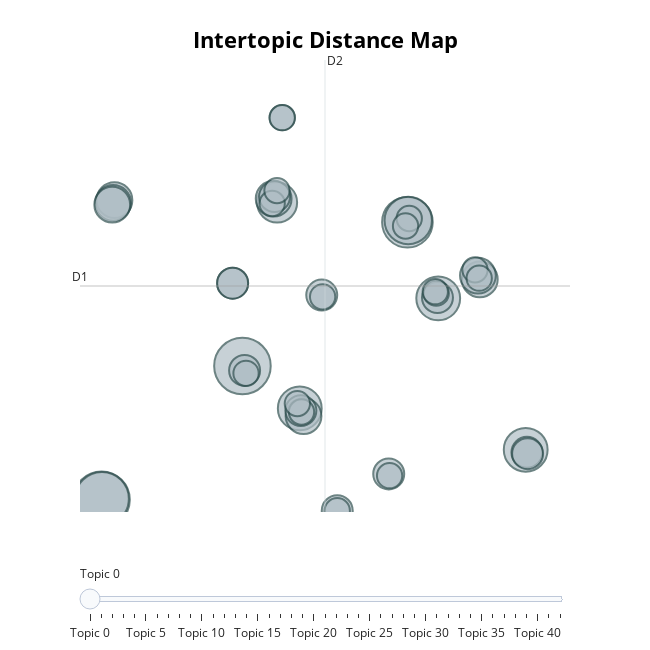

Write notebook code for a chart like this one.
### Code cell
topic_model.visualize_topics()

### Figure 1 — Plotly figure (JSON) as saved in the notebook; plotly's stock layout.template omitted (floating-point values rounded to 4 significant figures; data arrays with more than 128 entries replaced by an {"elided": "..."} marker saying what was removed)
{"data": [{"customdata": {"elided": "43x3 mixed values"}, "hovertemplate": "<b>Topic %{customdata[0]}</b><br>%{customdata[1]}<br>Size: %{customdata[2]}", "legendgroup": "", "marker": {"color": "#B0BEC5", "line": {"color": "DarkSlateGrey", "width": 2}, "size": [10, 10, 9, 8, 7, 6, 6, 6, 5, 4, 4, 4, 4, 4, 4, 4, 3, 3, 3, 3, 3, 3, 3, 3, 3, 3, 3, 2, 2, 2, 2, 2, 2, 2, 2, 2, 2, 2, 2, 2, 2, 2, 2], "sizemode": "area", "sizeref": 0.00625, "symbol": "circle"}, "mode": "markers", "name": "", "orientation": "v", "showlegend": false, "type": "scatter", "x": [-13.88, -0.2522, -13.84, 15.71, 15.79, 27.15, 5.294, 18.69, 3.103, -12.63, -12.76, 22.71, -12.85, 5.659, 22.53, 2.769, -0.04266, 18.62, -1.201, 27.27, 27.34, 7.421, 8.92, 2.858, -1.201, 5.401, 13.9, 22.25, 18.5, 5.463, 8.92, 7.504, 15.88, 0.09501, 18.4, 5.061, 15.53, 2.623, 3.597, 3.091, 22.65, 3.596, 13.98], "xaxis": "x", "y": [0.1196, 6.51, 0.1655, 13.38, 13.46, 2.505, 4.485, 9.744, 14.32, 14.44, 14.31, 10.65, 14.22, 4.12, 10.83, 14.51, 6.299, 9.78, 10.47, 2.386, 2.32, 9.901, -0.4061, 14.61, 10.47, 4.378, 1.351, 11.11, 9.993, 4.312, -0.4063, 9.819, 13.56, 6.162, 10.06, 4.717, 13.2, 14.28, 18.38, 14.89, 10.71, 18.38, 1.268], "yaxis": "y"}], "layout": {"annotations": [{"showarrow": false, "text": "D1", "x": -15.97, "y": 10.33, "yshift": 10}, {"showarrow": false, "text": "D2", "x": 7.735, "xshift": 10, "y": 21.14}], "height": 650, "hoverlabel": {"bgcolor": "white", "font": {"family": "Rockwell", "size": 16}}, "legend": {"itemsizing": "constant", "tracegroupgap": 0}, "margin": {"t": 60}, "shapes": [{"line": {"color": "#CFD8DC", "width": 2}, "type": "line", "x0": 7.735, "x1": 7.735, "y0": -0.4672, "y1": 21.14}, {"line": {"color": "#9E9E9E", "width": 2}, "type": "line", "x0": -15.97, "x1": 31.44, "y0": 10.33, "y1": 10.33}], "sliders": [{"active": 0, "pad": {"t": 50}, "steps": [{"args": [{"marker.color": [["red", "#B0BEC5", "#B0BEC5", "#B0BEC5", "#B0BEC5", "#B0BEC5", "#B0BEC5", "#B0BEC5", "#B0BEC5", "#B0BEC5", "#B0BEC5", "#B0BEC5", "#B0BEC5", "#B0BEC5", "#B0BEC5", "#B0BEC5", "#B0BEC5", "#B0BEC5", "#B0BEC5", "#B0BEC5", "#B0BEC5", "#B0BEC5", "#B0BEC5", "#B0BEC5", "#B0BEC5", "#B0BEC5", "#B0BEC5", "#B0BEC5", "#B0BEC5", "#B0BEC5", "#B0BEC5", "#B0BEC5", "#B0BEC5", "#B0BEC5", "#B0BEC5", "#B0BEC5", "#B0BEC5", "#B0BEC5", "#B0BEC5", "#B0BEC5", "#B0BEC5", "#B0BEC5", "#B0BEC5"]]}], "label": "Topic 0", "method": "update"}, {"args": [{"marker.color": [["#B0BEC5", "red", "#B0BEC5", "#B0BEC5", "#B0BEC5", "#B0BEC5", "#B0BEC5", "#B0BEC5", "#B0BEC5", "#B0BEC5", "#B0BEC5", "#B0BEC5", "#B0BEC5", "#B0BEC5", "#B0BEC5", "#B0BEC5", "#B0BEC5", "#B0BEC5", "#B0BEC5", "#B0BEC5", "#B0BEC5", "#B0BEC5", "#B0BEC5", "#B0BEC5", "#B0BEC5", "#B0BEC5", "#B0BEC5", "#B0BEC5", "#B0BEC5", "#B0BEC5", "#B0BEC5", "#B0BEC5", "#B0BEC5", "#B0BEC5", "#B0BEC5", "#B0BEC5", "#B0BEC5", "#B0BEC5", "#B0BEC5", "#B0BEC5", "#B0BEC5", "#B0BEC5", "#B0BEC5"]]}], "label": "Topic 1", "method": "update"}, {"args": [{"marker.color": [["#B0BEC5", "#B0BEC5", "red", "#B0BEC5", "#B0BEC5", "#B0BEC5", "#B0BEC5", "#B0BEC5", "#B0BEC5", "#B0BEC5", "#B0BEC5", "#B0BEC5", "#B0BEC5", "#B0BEC5", "#B0BEC5", "#B0BEC5", "#B0BEC5", "#B0BEC5", "#B0BEC5", "#B0BEC5", "#B0BEC5", "#B0BEC5", "#B0BEC5", "#B0BEC5", "#B0BEC5", "#B0BEC5", "#B0BEC5", "#B0BEC5", "#B0BEC5", "#B0BEC5", "#B0BEC5", "#B0BEC5", "#B0BEC5", "#B0BEC5", "#B0BEC5", "#B0BEC5", "#B0BEC5", "#B0BEC5", "#B0BEC5", "#B0BEC5", "#B0BEC5", "#B0BEC5", "#B0BEC5"]]}], "label": "Topic 2", "method": "update"}, {"args": [{"marker.color": [["#B0BEC5", "#B0BEC5", "#B0BEC5", "red", "#B0BEC5", "#B0BEC5", "#B0BEC5", "#B0BEC5", "#B0BEC5", "#B0BEC5", "#B0BEC5", "#B0BEC5", "#B0BEC5", "#B0BEC5", "#B0BEC5", "#B0BEC5", "#B0BEC5", "#B0BEC5", "#B0BEC5", "#B0BEC5", "#B0BEC5", "#B0BEC5", "#B0BEC5", "#B0BEC5", "#B0BEC5", "#B0BEC5", "#B0BEC5", "#B0BEC5", "#B0BEC5", "#B0BEC5", "#B0BEC5", "#B0BEC5", "#B0BEC5", "#B0BEC5", "#B0BEC5", "#B0BEC5", "#B0BEC5", "#B0BEC5", "#B0BEC5", "#B0BEC5", "#B0BEC5", "#B0BEC5", "#B0BEC5"]]}], "label": "Topic 3", "method": "update"}, {"args": [{"marker.color": [["#B0BEC5", "#B0BEC5", "#B0BEC5", "#B0BEC5", "red", "#B0BEC5", "#B0BEC5", "#B0BEC5", "#B0BEC5", "#B0BEC5", "#B0BEC5", "#B0BEC5", "#B0BEC5", "#B0BEC5", "#B0BEC5", "#B0BEC5", "#B0BEC5", "#B0BEC5", "#B0BEC5", "#B0BEC5", "#B0BEC5", "#B0BEC5", "#B0BEC5", "#B0BEC5", "#B0BEC5", "#B0BEC5", "#B0BEC5", "#B0BEC5", "#B0BEC5", "#B0BEC5", "#B0BEC5", "#B0BEC5", "#B0BEC5", "#B0BEC5", "#B0BEC5", "#B0BEC5", "#B0BEC5", "#B0BEC5", "#B0BEC5", "#B0BEC5", "#B0BEC5", "#B0BEC5", "#B0BEC5"]]}], "label": "Topic 4", "method": "update"}, {"args": [{"marker.color": [["#B0BEC5", "#B0BEC5", "#B0BEC5", "#B0BEC5", "#B0BEC5", "red", "#B0BEC5", "#B0BEC5", "#B0BEC5", "#B0BEC5", "#B0BEC5", "#B0BEC5", "#B0BEC5", "#B0BEC5", "#B0BEC5", "#B0BEC5", "#B0BEC5", "#B0BEC5", "#B0BEC5", "#B0BEC5", "#B0BEC5", "#B0BEC5", "#B0BEC5", "#B0BEC5", "#B0BEC5", "#B0BEC5", "#B0BEC5", "#B0BEC5", "#B0BEC5", "#B0BEC5", "#B0BEC5", "#B0BEC5", "#B0BEC5", "#B0BEC5", "#B0BEC5", "#B0BEC5", "#B0BEC5", "#B0BEC5", "#B0BEC5", "#B0BEC5", "#B0BEC5", "#B0BEC5", "#B0BEC5"]]}], "label": "Topic 5", "method": "update"}, {"args": [{"marker.color": [["#B0BEC5", "#B0BEC5", "#B0BEC5", "#B0BEC5", "#B0BEC5", "#B0BEC5", "red", "#B0BEC5", "#B0BEC5", "#B0BEC5", "#B0BEC5", "#B0BEC5", "#B0BEC5", "#B0BEC5", "#B0BEC5", "#B0BEC5", "#B0BEC5", "#B0BEC5", "#B0BEC5", "#B0BEC5", "#B0BEC5", "#B0BEC5", "#B0BEC5", "#B0BEC5", "#B0BEC5", "#B0BEC5", "#B0BEC5", "#B0BEC5", "#B0BEC5", "#B0BEC5", "#B0BEC5", "#B0BEC5", "#B0BEC5", "#B0BEC5", "#B0BEC5", "#B0BEC5", "#B0BEC5", "#B0BEC5", "#B0BEC5", "#B0BEC5", "#B0BEC5", "#B0BEC5", "#B0BEC5"]]}], "label": "Topic 6", "method": "update"}, {"args": [{"marker.color": [["#B0BEC5", "#B0BEC5", "#B0BEC5", "#B0BEC5", "#B0BEC5", "#B0BEC5", "#B0BEC5", "red", "#B0BEC5", "#B0BEC5", "#B0BEC5", "#B0BEC5", "#B0BEC5", "#B0BEC5", "#B0BEC5", "#B0BEC5", "#B0BEC5", "#B0BEC5", "#B0BEC5", "#B0BEC5", "#B0BEC5", "#B0BEC5", "#B0BEC5", "#B0BEC5", "#B0BEC5", "#B0BEC5", "#B0BEC5", "#B0BEC5", "#B0BEC5", "#B0BEC5", "#B0BEC5", "#B0BEC5", "#B0BEC5", "#B0BEC5", "#B0BEC5", "#B0BEC5", "#B0BEC5", "#B0BEC5", "#B0BEC5", "#B0BEC5", "#B0BEC5", "#B0BEC5", "#B0BEC5"]]}], "label": "Topic 7", "method": "update"}, {"args": [{"marker.color": [["#B0BEC5", "#B0BEC5", "#B0BEC5", "#B0BEC5", "#B0BEC5", "#B0BEC5", "#B0BEC5", "#B0BEC5", "red", "#B0BEC5", "#B0BEC5", "#B0BEC5", "#B0BEC5", "#B0BEC5", "#B0BEC5", "#B0BEC5", "#B0BEC5", "#B0BEC5", "#B0BEC5", "#B0BEC5", "#B0BEC5", "#B0BEC5", "#B0BEC5", "#B0BEC5", "#B0BEC5", "#B0BEC5", "#B0BEC5", "#B0BEC5", "#B0BEC5", "#B0BEC5", "#B0BEC5", "#B0BEC5", "#B0BEC5", "#B0BEC5", "#B0BEC5", "#B0BEC5", "#B0BEC5", "#B0BEC5", "#B0BEC5", "#B0BEC5", "#B0BEC5", "#B0BEC5", "#B0BEC5"]]}], "label": "Topic 8", "method": "update"}, {"args": [{"marker.color": [["#B0BEC5", "#B0BEC5", "#B0BEC5", "#B0BEC5", "#B0BEC5", "#B0BEC5", "#B0BEC5", "#B0BEC5", "#B0BEC5", "red", "#B0BEC5", "#B0BEC5", "#B0BEC5", "#B0BEC5", "#B0BEC5", "#B0BEC5", "#B0BEC5", "#B0BEC5", "#B0BEC5", "#B0BEC5", "#B0BEC5", "#B0BEC5", "#B0BEC5", "#B0BEC5", "#B0BEC5", "#B0BEC5", "#B0BEC5", "#B0BEC5", "#B0BEC5", "#B0BEC5", "#B0BEC5", "#B0BEC5", "#B0BEC5", "#B0BEC5", "#B0BEC5", "#B0BEC5", "#B0BEC5", "#B0BEC5", "#B0BEC5", "#B0BEC5", "#B0BEC5", "#B0BEC5", "#B0BEC5"]]}], "label": "Topic 9", "method": "update"}, {"args": [{"marker.color": [["#B0BEC5", "#B0BEC5", "#B0BEC5", "#B0BEC5", "#B0BEC5", "#B0BEC5", "#B0BEC5", "#B0BEC5", "#B0BEC5", "#B0BEC5", "red", "#B0BEC5", "#B0BEC5", "#B0BEC5", "#B0BEC5", "#B0BEC5", "#B0BEC5", "#B0BEC5", "#B0BEC5", "#B0BEC5", "#B0BEC5", "#B0BEC5", "#B0BEC5", "#B0BEC5", "#B0BEC5", "#B0BEC5", "#B0BEC5", "#B0BEC5", "#B0BEC5", "#B0BEC5", "#B0BEC5", "#B0BEC5", "#B0BEC5", "#B0BEC5", "#B0BEC5", "#B0BEC5", "#B0BEC5", "#B0BEC5", "#B0BEC5", "#B0BEC5", "#B0BEC5", "#B0BEC5", "#B0BEC5"]]}], "label": "Topic 10", "method": "update"}, {"args": [{"marker.color": [["#B0BEC5", "#B0BEC5", "#B0BEC5", "#B0BEC5", "#B0BEC5", "#B0BEC5", "#B0BEC5", "#B0BEC5", "#B0BEC5", "#B0BEC5", "#B0BEC5", "red", "#B0BEC5", "#B0BEC5", "#B0BEC5", "#B0BEC5", "#B0BEC5", "#B0BEC5", "#B0BEC5", "#B0BEC5", "#B0BEC5", "#B0BEC5", "#B0BEC5", "#B0BEC5", "#B0BEC5", "#B0BEC5", "#B0BEC5", "#B0BEC5", "#B0BEC5", "#B0BEC5", "#B0BEC5", "#B0BEC5", "#B0BEC5", "#B0BEC5", "#B0BEC5", "#B0BEC5", "#B0BEC5", "#B0BEC5", "#B0BEC5", "#B0BEC5", "#B0BEC5", "#B0BEC5", "#B0BEC5"]]}], "label": "Topic 11", "method": "update"}, {"args": [{"marker.color": [["#B0BEC5", "#B0BEC5", "#B0BEC5", "#B0BEC5", "#B0BEC5", "#B0BEC5", "#B0BEC5", "#B0BEC5", "#B0BEC5", "#B0BEC5", "#B0BEC5", "#B0BEC5", "red", "#B0BEC5", "#B0BEC5", "#B0BEC5", "#B0BEC5", "#B0BEC5", "#B0BEC5", "#B0BEC5", "#B0BEC5", "#B0BEC5", "#B0BEC5", "#B0BEC5", "#B0BEC5", "#B0BEC5", "#B0BEC5", "#B0BEC5", "#B0BEC5", "#B0BEC5", "#B0BEC5", "#B0BEC5", "#B0BEC5", "#B0BEC5", "#B0BEC5", "#B0BEC5", "#B0BEC5", "#B0BEC5", "#B0BEC5", "#B0BEC5", "#B0BEC5", "#B0BEC5", "#B0BEC5"]]}], "label": "Topic 12", "method": "update"}, {"args": [{"marker.color": [["#B0BEC5", "#B0BEC5", "#B0BEC5", "#B0BEC5", "#B0BEC5", "#B0BEC5", "#B0BEC5", "#B0BEC5", "#B0BEC5", "#B0BEC5", "#B0BEC5", "#B0BEC5", "#B0BEC5", "red", "#B0BEC5", "#B0BEC5", "#B0BEC5", "#B0BEC5", "#B0BEC5", "#B0BEC5", "#B0BEC5", "#B0BEC5", "#B0BEC5", "#B0BEC5", "#B0BEC5", "#B0BEC5", "#B0BEC5", "#B0BEC5", "#B0BEC5", "#B0BEC5", "#B0BEC5", "#B0BEC5", "#B0BEC5", "#B0BEC5", "#B0BEC5", "#B0BEC5", "#B0BEC5", "#B0BEC5", "#B0BEC5", "#B0BEC5", "#B0BEC5", "#B0BEC5", "#B0BEC5"]]}], "label": "Topic 13", "method": "update"}, {"args": [{"marker.color": [["#B0BEC5", "#B0BEC5", "#B0BEC5", "#B0BEC5", "#B0BEC5", "#B0BEC5", "#B0BEC5", "#B0BEC5", "#B0BEC5", "#B0BEC5", "#B0BEC5", "#B0BEC5", "#B0BEC5", "#B0BEC5", "red", "#B0BEC5", "#B0BEC5", "#B0BEC5", "#B0BEC5", "#B0BEC5", "#B0BEC5", "#B0BEC5", "#B0BEC5", "#B0BEC5", "#B0BEC5", "#B0BEC5", "#B0BEC5", "#B0BEC5", "#B0BEC5", "#B0BEC5", "#B0BEC5", "#B0BEC5", "#B0BEC5", "#B0BEC5", "#B0BEC5", "#B0BEC5", "#B0BEC5", "#B0BEC5", "#B0BEC5", "#B0BEC5", "#B0BEC5", "#B0BEC5", "#B0BEC5"]]}], "label": "Topic 14", "method": "update"}, {"args": [{"marker.color": [["#B0BEC5", "#B0BEC5", "#B0BEC5", "#B0BEC5", "#B0BEC5", "#B0BEC5", "#B0BEC5", "#B0BEC5", "#B0BEC5", "#B0BEC5", "#B0BEC5", "#B0BEC5", "#B0BEC5", "#B0BEC5", "#B0BEC5", "red", "#B0BEC5", "#B0BEC5", "#B0BEC5", "#B0BEC5", "#B0BEC5", "#B0BEC5", "#B0BEC5", "#B0BEC5", "#B0BEC5", "#B0BEC5", "#B0BEC5", "#B0BEC5", "#B0BEC5", "#B0BEC5", "#B0BEC5", "#B0BEC5", "#B0BEC5", "#B0BEC5", "#B0BEC5", "#B0BEC5", "#B0BEC5", "#B0BEC5", "#B0BEC5", "#B0BEC5", "#B0BEC5", "#B0BEC5", "#B0BEC5"]]}], "label": "Topic 15", "method": "update"}, {"args": [{"marker.color": [["#B0BEC5", "#B0BEC5", "#B0BEC5", "#B0BEC5", "#B0BEC5", "#B0BEC5", "#B0BEC5", "#B0BEC5", "#B0BEC5", "#B0BEC5", "#B0BEC5", "#B0BEC5", "#B0BEC5", "#B0BEC5", "#B0BEC5", "#B0BEC5", "red", "#B0BEC5", "#B0BEC5", "#B0BEC5", "#B0BEC5", "#B0BEC5", "#B0BEC5", "#B0BEC5", "#B0BEC5", "#B0BEC5", "#B0BEC5", "#B0BEC5", "#B0BEC5", "#B0BEC5", "#B0BEC5", "#B0BEC5", "#B0BEC5", "#B0BEC5", "#B0BEC5", "#B0BEC5", "#B0BEC5", "#B0BEC5", "#B0BEC5", "#B0BEC5", "#B0BEC5", "#B0BEC5", "#B0BEC5"]]}], "label": "Topic 16", "method": "update"}, {"args": [{"marker.color": [["#B0BEC5", "#B0BEC5", "#B0BEC5", "#B0BEC5", "#B0BEC5", "#B0BEC5", "#B0BEC5", "#B0BEC5", "#B0BEC5", "#B0BEC5", "#B0BEC5", "#B0BEC5", "#B0BEC5", "#B0BEC5", "#B0BEC5", "#B0BEC5", "#B0BEC5", "red", "#B0BEC5", "#B0BEC5", "#B0BEC5", "#B0BEC5", "#B0BEC5", "#B0BEC5", "#B0BEC5", "#B0BEC5", "#B0BEC5", "#B0BEC5", "#B0BEC5", "#B0BEC5", "#B0BEC5", "#B0BEC5", "#B0BEC5", "#B0BEC5", "#B0BEC5", "#B0BEC5", "#B0BEC5", "#B0BEC5", "#B0BEC5", "#B0BEC5", "#B0BEC5", "#B0BEC5", "#B0BEC5"]]}], "label": "Topic 17", "method": "update"}, {"args": [{"marker.color": [["#B0BEC5", "#B0BEC5", "#B0BEC5", "#B0BEC5", "#B0BEC5", "#B0BEC5", "#B0BEC5", "#B0BEC5", "#B0BEC5", "#B0BEC5", "#B0BEC5", "#B0BEC5", "#B0BEC5", "#B0BEC5", "#B0BEC5", "#B0BEC5", "#B0BEC5", "#B0BEC5", "red", "#B0BEC5", "#B0BEC5", "#B0BEC5", "#B0BEC5", "#B0BEC5", "#B0BEC5", "#B0BEC5", "#B0BEC5", "#B0BEC5", "#B0BEC5", "#B0BEC5", "#B0BEC5", "#B0BEC5", "#B0BEC5", "#B0BEC5", "#B0BEC5", "#B0BEC5", "#B0BEC5", "#B0BEC5", "#B0BEC5", "#B0BEC5", "#B0BEC5", "#B0BEC5", "#B0BEC5"]]}], "label": "Topic 18", "method": "update"}, {"args": [{"marker.color": [["#B0BEC5", "#B0BEC5", "#B0BEC5", "#B0BEC5", "#B0BEC5", "#B0BEC5", "#B0BEC5", "#B0BEC5", "#B0BEC5", "#B0BEC5", "#B0BEC5", "#B0BEC5", "#B0BEC5", "#B0BEC5", "#B0BEC5", "#B0BEC5", "#B0BEC5", "#B0BEC5", "#B0BEC5", "red", "#B0BEC5", "#B0BEC5", "#B0BEC5", "#B0BEC5", "#B0BEC5", "#B0BEC5", "#B0BEC5", "#B0BEC5", "#B0BEC5", "#B0BEC5", "#B0BEC5", "#B0BEC5", "#B0BEC5", "#B0BEC5", "#B0BEC5", "#B0BEC5", "#B0BEC5", "#B0BEC5", "#B0BEC5", "#B0BEC5", "#B0BEC5", "#B0BEC5", "#B0BEC5"]]}], "label": "Topic 19", "method": "update"}, {"args": [{"marker.color": [["#B0BEC5", "#B0BEC5", "#B0BEC5", "#B0BEC5", "#B0BEC5", "#B0BEC5", "#B0BEC5", "#B0BEC5", "#B0BEC5", "#B0BEC5", "#B0BEC5", "#B0BEC5", "#B0BEC5", "#B0BEC5", "#B0BEC5", "#B0BEC5", "#B0BEC5", "#B0BEC5", "#B0BEC5", "#B0BEC5", "red", "#B0BEC5", "#B0BEC5", "#B0BEC5", "#B0BEC5", "#B0BEC5", "#B0BEC5", "#B0BEC5", "#B0BEC5", "#B0BEC5", "#B0BEC5", "#B0BEC5", "#B0BEC5", "#B0BEC5", "#B0BEC5", "#B0BEC5", "#B0BEC5", "#B0BEC5", "#B0BEC5", "#B0BEC5", "#B0BEC5", "#B0BEC5", "#B0BEC5"]]}], "label": "Topic 20", "method": "update"}, {"args": [{"marker.color": [["#B0BEC5", "#B0BEC5", "#B0BEC5", "#B0BEC5", "#B0BEC5", "#B0BEC5", "#B0BEC5", "#B0BEC5", "#B0BEC5", "#B0BEC5", "#B0BEC5", "#B0BEC5", "#B0BEC5", "#B0BEC5", "#B0BEC5", "#B0BEC5", "#B0BEC5", "#B0BEC5", "#B0BEC5", "#B0BEC5", "#B0BEC5", "red", "#B0BEC5", "#B0BEC5", "#B0BEC5", "#B0BEC5", "#B0BEC5", "#B0BEC5", "#B0BEC5", "#B0BEC5", "#B0BEC5", "#B0BEC5", "#B0BEC5", "#B0BEC5", "#B0BEC5", "#B0BEC5", "#B0BEC5", "#B0BEC5", "#B0BEC5", "#B0BEC5", "#B0BEC5", "#B0BEC5", "#B0BEC5"]]}], "label": "Topic 21", "method": "update"}, {"args": [{"marker.color": [["#B0BEC5", "#B0BEC5", "#B0BEC5", "#B0BEC5", "#B0BEC5", "#B0BEC5", "#B0BEC5", "#B0BEC5", "#B0BEC5", "#B0BEC5", "#B0BEC5", "#B0BEC5", "#B0BEC5", "#B0BEC5", "#B0BEC5", "#B0BEC5", "#B0BEC5", "#B0BEC5", "#B0BEC5", "#B0BEC5", "#B0BEC5", "#B0BEC5", "red", "#B0BEC5", "#B0BEC5", "#B0BEC5", "#B0BEC5", "#B0BEC5", "#B0BEC5", "#B0BEC5", "#B0BEC5", "#B0BEC5", "#B0BEC5", "#B0BEC5", "#B0BEC5", "#B0BEC5", "#B0BEC5", "#B0BEC5", "#B0BEC5", "#B0BEC5", "#B0BEC5", "#B0BEC5", "#B0BEC5"]]}], "label": "Topic 22", "method": "update"}, {"args": [{"marker.color": [["#B0BEC5", "#B0BEC5", "#B0BEC5", "#B0BEC5", "#B0BEC5", "#B0BEC5", "#B0BEC5", "#B0BEC5", "#B0BEC5", "#B0BEC5", "#B0BEC5", "#B0BEC5", "#B0BEC5", "#B0BEC5", "#B0BEC5", "#B0BEC5", "#B0BEC5", "#B0BEC5", "#B0BEC5", "#B0BEC5", "#B0BEC5", "#B0BEC5", "#B0BEC5", "red", "#B0BEC5", "#B0BEC5", "#B0BEC5", "#B0BEC5", "#B0BEC5", "#B0BEC5", "#B0BEC5", "#B0BEC5", "#B0BEC5", "#B0BEC5", "#B0BEC5", "#B0BEC5", "#B0BEC5", "#B0BEC5", "#B0BEC5", "#B0BEC5", "#B0BEC5", "#B0BEC5", "#B0BEC5"]]}], "label": "Topic 23", "method": "update"}, {"args": [{"marker.color": [["#B0BEC5", "#B0BEC5", "#B0BEC5", "#B0BEC5", "#B0BEC5", "#B0BEC5", "#B0BEC5", "#B0BEC5", "#B0BEC5", "#B0BEC5", "#B0BEC5", "#B0BEC5", "#B0BEC5", "#B0BEC5", "#B0BEC5", "#B0BEC5", "#B0BEC5", "#B0BEC5", "#B0BEC5", "#B0BEC5", "#B0BEC5", "#B0BEC5", "#B0BEC5", "#B0BEC5", "red", "#B0BEC5", "#B0BEC5", "#B0BEC5", "#B0BEC5", "#B0BEC5", "#B0BEC5", "#B0BEC5", "#B0BEC5", "#B0BEC5", "#B0BEC5", "#B0BEC5", "#B0BEC5", "#B0BEC5", "#B0BEC5", "#B0BEC5", "#B0BEC5", "#B0BEC5", "#B0BEC5"]]}], "label": "Topic 24", "method": "update"}, {"args": [{"marker.color": [["#B0BEC5", "#B0BEC5", "#B0BEC5", "#B0BEC5", "#B0BEC5", "#B0BEC5", "#B0BEC5", "#B0BEC5", "#B0BEC5", "#B0BEC5", "#B0BEC5", "#B0BEC5", "#B0BEC5", "#B0BEC5", "#B0BEC5", "#B0BEC5", "#B0BEC5", "#B0BEC5", "#B0BEC5", "#B0BEC5", "#B0BEC5", "#B0BEC5", "#B0BEC5", "#B0BEC5", "#B0BEC5", "red", "#B0BEC5", "#B0BEC5", "#B0BEC5", "#B0BEC5", "#B0BEC5", "#B0BEC5", "#B0BEC5", "#B0BEC5", "#B0BEC5", "#B0BEC5", "#B0BEC5", "#B0BEC5", "#B0BEC5", "#B0BEC5", "#B0BEC5", "#B0BEC5", "#B0BEC5"]]}], "label": "Topic 25", "method": "update"}, {"args": [{"marker.color": [["#B0BEC5", "#B0BEC5", "#B0BEC5", "#B0BEC5", "#B0BEC5", "#B0BEC5", "#B0BEC5", "#B0BEC5", "#B0BEC5", "#B0BEC5", "#B0BEC5", "#B0BEC5", "#B0BEC5", "#B0BEC5", "#B0BEC5", "#B0BEC5", "#B0BEC5", "#B0BEC5", "#B0BEC5", "#B0BEC5", "#B0BEC5", "#B0BEC5", "#B0BEC5", "#B0BEC5", "#B0BEC5", "#B0BEC5", "red", "#B0BEC5", "#B0BEC5", "#B0BEC5", "#B0BEC5", "#B0BEC5", "#B0BEC5", "#B0BEC5", "#B0BEC5", "#B0BEC5", "#B0BEC5", "#B0BEC5", "#B0BEC5", "#B0BEC5", "#B0BEC5", "#B0BEC5", "#B0BEC5"]]}], "label": "Topic 26", "method": "update"}, {"args": [{"marker.color": [["#B0BEC5", "#B0BEC5", "#B0BEC5", "#B0BEC5", "#B0BEC5", "#B0BEC5", "#B0BEC5", "#B0BEC5", "#B0BEC5", "#B0BEC5", "#B0BEC5", "#B0BEC5", "#B0BEC5", "#B0BEC5", "#B0BEC5", "#B0BEC5", "#B0BEC5", "#B0BEC5", "#B0BEC5", "#B0BEC5", "#B0BEC5", "#B0BEC5", "#B0BEC5", "#B0BEC5", "#B0BEC5", "#B0BEC5", "#B0BEC5", "red", "#B0BEC5", "#B0BEC5", "#B0BEC5", "#B0BEC5", "#B0BEC5", "#B0BEC5", "#B0BEC5", "#B0BEC5", "#B0BEC5", "#B0BEC5", "#B0BEC5", "#B0BEC5", "#B0BEC5", "#B0BEC5", "#B0BEC5"]]}], "label": "Topic 27", "method": "update"}, {"args": [{"marker.color": [["#B0BEC5", "#B0BEC5", "#B0BEC5", "#B0BEC5", "#B0BEC5", "#B0BEC5", "#B0BEC5", "#B0BEC5", "#B0BEC5", "#B0BEC5", "#B0BEC5", "#B0BEC5", "#B0BEC5", "#B0BEC5", "#B0BEC5", "#B0BEC5", "#B0BEC5", "#B0BEC5", "#B0BEC5", "#B0BEC5", "#B0BEC5", "#B0BEC5", "#B0BEC5", "#B0BEC5", "#B0BEC5", "#B0BEC5", "#B0BEC5", "#B0BEC5", "red", "#B0BEC5", "#B0BEC5", "#B0BEC5", "#B0BEC5", "#B0BEC5", "#B0BEC5", "#B0BEC5", "#B0BEC5", "#B0BEC5", "#B0BEC5", "#B0BEC5", "#B0BEC5", "#B0BEC5", "#B0BEC5"]]}], "label": "Topic 28", "method": "update"}, {"args": [{"marker.color": [["#B0BEC5", "#B0BEC5", "#B0BEC5", "#B0BEC5", "#B0BEC5", "#B0BEC5", "#B0BEC5", "#B0BEC5", "#B0BEC5", "#B0BEC5", "#B0BEC5", "#B0BEC5", "#B0BEC5", "#B0BEC5", "#B0BEC5", "#B0BEC5", "#B0BEC5", "#B0BEC5", "#B0BEC5", "#B0BEC5", "#B0BEC5", "#B0BEC5", "#B0BEC5", "#B0BEC5", "#B0BEC5", "#B0BEC5", "#B0BEC5", "#B0BEC5", "#B0BEC5", "red", "#B0BEC5", "#B0BEC5", "#B0BEC5", "#B0BEC5", "#B0BEC5", "#B0BEC5", "#B0BEC5", "#B0BEC5", "#B0BEC5", "#B0BEC5", "#B0BEC5", "#B0BEC5", "#B0BEC5"]]}], "label": "Topic 29", "method": "update"}, {"args": [{"marker.color": [["#B0BEC5", "#B0BEC5", "#B0BEC5", "#B0BEC5", "#B0BEC5", "#B0BEC5", "#B0BEC5", "#B0BEC5", "#B0BEC5", "#B0BEC5", "#B0BEC5", "#B0BEC5", "#B0BEC5", "#B0BEC5", "#B0BEC5", "#B0BEC5", "#B0BEC5", "#B0BEC5", "#B0BEC5", "#B0BEC5", "#B0BEC5", "#B0BEC5", "#B0BEC5", "#B0BEC5", "#B0BEC5", "#B0BEC5", "#B0BEC5", "#B0BEC5", "#B0BEC5", "#B0BEC5", "red", "#B0BEC5", "#B0BEC5", "#B0BEC5", "#B0BEC5", "#B0BEC5", "#B0BEC5", "#B0BEC5", "#B0BEC5", "#B0BEC5", "#B0BEC5", "#B0BEC5", "#B0BEC5"]]}], "label": "Topic 30", "method": "update"}, {"args": [{"marker.color": [["#B0BEC5", "#B0BEC5", "#B0BEC5", "#B0BEC5", "#B0BEC5", "#B0BEC5", "#B0BEC5", "#B0BEC5", "#B0BEC5", "#B0BEC5", "#B0BEC5", "#B0BEC5", "#B0BEC5", "#B0BEC5", "#B0BEC5", "#B0BEC5", "#B0BEC5", "#B0BEC5", "#B0BEC5", "#B0BEC5", "#B0BEC5", "#B0BEC5", "#B0BEC5", "#B0BEC5", "#B0BEC5", "#B0BEC5", "#B0BEC5", "#B0BEC5", "#B0BEC5", "#B0BEC5", "#B0BEC5", "red", "#B0BEC5", "#B0BEC5", "#B0BEC5", "#B0BEC5", "#B0BEC5", "#B0BEC5", "#B0BEC5", "#B0BEC5", "#B0BEC5", "#B0BEC5", "#B0BEC5"]]}], "label": "Topic 31", "method": "update"}, {"args": [{"marker.color": [["#B0BEC5", "#B0BEC5", "#B0BEC5", "#B0BEC5", "#B0BEC5", "#B0BEC5", "#B0BEC5", "#B0BEC5", "#B0BEC5", "#B0BEC5", "#B0BEC5", "#B0BEC5", "#B0BEC5", "#B0BEC5", "#B0BEC5", "#B0BEC5", "#B0BEC5", "#B0BEC5", "#B0BEC5", "#B0BEC5", "#B0BEC5", "#B0BEC5", "#B0BEC5", "#B0BEC5", "#B0BEC5", "#B0BEC5", "#B0BEC5", "#B0BEC5", "#B0BEC5", "#B0BEC5", "#B0BEC5", "#B0BEC5", "red", "#B0BEC5", "#B0BEC5", "#B0BEC5", "#B0BEC5", "#B0BEC5", "#B0BEC5", "#B0BEC5", "#B0BEC5", "#B0BEC5", "#B0BEC5"]]}], "label": "Topic 32", "method": "update"}, {"args": [{"marker.color": [["#B0BEC5", "#B0BEC5", "#B0BEC5", "#B0BEC5", "#B0BEC5", "#B0BEC5", "#B0BEC5", "#B0BEC5", "#B0BEC5", "#B0BEC5", "#B0BEC5", "#B0BEC5", "#B0BEC5", "#B0BEC5", "#B0BEC5", "#B0BEC5", "#B0BEC5", "#B0BEC5", "#B0BEC5", "#B0BEC5", "#B0BEC5", "#B0BEC5", "#B0BEC5", "#B0BEC5", "#B0BEC5", "#B0BEC5", "#B0BEC5", "#B0BEC5", "#B0BEC5", "#B0BEC5", "#B0BEC5", "#B0BEC5", "#B0BEC5", "red", "#B0BEC5", "#B0BEC5", "#B0BEC5", "#B0BEC5", "#B0BEC5", "#B0BEC5", "#B0BEC5", "#B0BEC5", "#B0BEC5"]]}], "label": "Topic 33", "method": "update"}, {"args": [{"marker.color": [["#B0BEC5", "#B0BEC5", "#B0BEC5", "#B0BEC5", "#B0BEC5", "#B0BEC5", "#B0BEC5", "#B0BEC5", "#B0BEC5", "#B0BEC5", "#B0BEC5", "#B0BEC5", "#B0BEC5", "#B0BEC5", "#B0BEC5", "#B0BEC5", "#B0BEC5", "#B0BEC5", "#B0BEC5", "#B0BEC5", "#B0BEC5", "#B0BEC5", "#B0BEC5", "#B0BEC5", "#B0BEC5", "#B0BEC5", "#B0BEC5", "#B0BEC5", "#B0BEC5", "#B0BEC5", "#B0BEC5", "#B0BEC5", "#B0BEC5", "#B0BEC5", "red", "#B0BEC5", "#B0BEC5", "#B0BEC5", "#B0BEC5", "#B0BEC5", "#B0BEC5", "#B0BEC5", "#B0BEC5"]]}], "label": "Topic 34", "method": "update"}, {"args": [{"marker.color": [["#B0BEC5", "#B0BEC5", "#B0BEC5", "#B0BEC5", "#B0BEC5", "#B0BEC5", "#B0BEC5", "#B0BEC5", "#B0BEC5", "#B0BEC5", "#B0BEC5", "#B0BEC5", "#B0BEC5", "#B0BEC5", "#B0BEC5", "#B0BEC5", "#B0BEC5", "#B0BEC5", "#B0BEC5", "#B0BEC5", "#B0BEC5", "#B0BEC5", "#B0BEC5", "#B0BEC5", "#B0BEC5", "#B0BEC5", "#B0BEC5", "#B0BEC5", "#B0BEC5", "#B0BEC5", "#B0BEC5", "#B0BEC5", "#B0BEC5", "#B0BEC5", "#B0BEC5", "red", "#B0BEC5", "#B0BEC5", "#B0BEC5", "#B0BEC5", "#B0BEC5", "#B0BEC5", "#B0BEC5"]]}], "label": "Topic 35", "method": "update"}, {"args": [{"marker.color": [["#B0BEC5", "#B0BEC5", "#B0BEC5", "#B0BEC5", "#B0BEC5", "#B0BEC5", "#B0BEC5", "#B0BEC5", "#B0BEC5", "#B0BEC5", "#B0BEC5", "#B0BEC5", "#B0BEC5", "#B0BEC5", "#B0BEC5", "#B0BEC5", "#B0BEC5", "#B0BEC5", "#B0BEC5", "#B0BEC5", "#B0BEC5", "#B0BEC5", "#B0BEC5", "#B0BEC5", "#B0BEC5", "#B0BEC5", "#B0BEC5", "#B0BEC5", "#B0BEC5", "#B0BEC5", "#B0BEC5", "#B0BEC5", "#B0BEC5", "#B0BEC5", "#B0BEC5", "#B0BEC5", "red", "#B0BEC5", "#B0BEC5", "#B0BEC5", "#B0BEC5", "#B0BEC5", "#B0BEC5"]]}], "label": "Topic 36", "method": "update"}, {"args": [{"marker.color": [["#B0BEC5", "#B0BEC5", "#B0BEC5", "#B0BEC5", "#B0BEC5", "#B0BEC5", "#B0BEC5", "#B0BEC5", "#B0BEC5", "#B0BEC5", "#B0BEC5", "#B0BEC5", "#B0BEC5", "#B0BEC5", "#B0BEC5", "#B0BEC5", "#B0BEC5", "#B0BEC5", "#B0BEC5", "#B0BEC5", "#B0BEC5", "#B0BEC5", "#B0BEC5", "#B0BEC5", "#B0BEC5", "#B0BEC5", "#B0BEC5", "#B0BEC5", "#B0BEC5", "#B0BEC5", "#B0BEC5", "#B0BEC5", "#B0BEC5", "#B0BEC5", "#B0BEC5", "#B0BEC5", "#B0BEC5", "red", "#B0BEC5", "#B0BEC5", "#B0BEC5", "#B0BEC5", "#B0BEC5"]]}], "label": "Topic 37", "method": "update"}, {"args": [{"marker.color": [["#B0BEC5", "#B0BEC5", "#B0BEC5", "#B0BEC5", "#B0BEC5", "#B0BEC5", "#B0BEC5", "#B0BEC5", "#B0BEC5", "#B0BEC5", "#B0BEC5", "#B0BEC5", "#B0BEC5", "#B0BEC5", "#B0BEC5", "#B0BEC5", "#B0BEC5", "#B0BEC5", "#B0BEC5", "#B0BEC5", "#B0BEC5", "#B0BEC5", "#B0BEC5", "#B0BEC5", "#B0BEC5", "#B0BEC5", "#B0BEC5", "#B0BEC5", "#B0BEC5", "#B0BEC5", "#B0BEC5", "#B0BEC5", "#B0BEC5", "#B0BEC5", "#B0BEC5", "#B0BEC5", "#B0BEC5", "#B0BEC5", "red", "#B0BEC5", "#B0BEC5", "#B0BEC5", "#B0BEC5"]]}], "label": "Topic 38", "method": "update"}, {"args": [{"marker.color": [["#B0BEC5", "#B0BEC5", "#B0BEC5", "#B0BEC5", "#B0BEC5", "#B0BEC5", "#B0BEC5", "#B0BEC5", "#B0BEC5", "#B0BEC5", "#B0BEC5", "#B0BEC5", "#B0BEC5", "#B0BEC5", "#B0BEC5", "#B0BEC5", "#B0BEC5", "#B0BEC5", "#B0BEC5", "#B0BEC5", "#B0BEC5", "#B0BEC5", "#B0BEC5", "#B0BEC5", "#B0BEC5", "#B0BEC5", "#B0BEC5", "#B0BEC5", "#B0BEC5", "#B0BEC5", "#B0BEC5", "#B0BEC5", "#B0BEC5", "#B0BEC5", "#B0BEC5", "#B0BEC5", "#B0BEC5", "#B0BEC5", "#B0BEC5", "red", "#B0BEC5", "#B0BEC5", "#B0BEC5"]]}], "label": "Topic 39", "method": "update"}, {"args": [{"marker.color": [["#B0BEC5", "#B0BEC5", "#B0BEC5", "#B0BEC5", "#B0BEC5", "#B0BEC5", "#B0BEC5", "#B0BEC5", "#B0BEC5", "#B0BEC5", "#B0BEC5", "#B0BEC5", "#B0BEC5", "#B0BEC5", "#B0BEC5", "#B0BEC5", "#B0BEC5", "#B0BEC5", "#B0BEC5", "#B0BEC5", "#B0BEC5", "#B0BEC5", "#B0BEC5", "#B0BEC5", "#B0BEC5", "#B0BEC5", "#B0BEC5", "#B0BEC5", "#B0BEC5", "#B0BEC5", "#B0BEC5", "#B0BEC5", "#B0BEC5", "#B0BEC5", "#B0BEC5", "#B0BEC5", "#B0BEC5", "#B0BEC5", "#B0BEC5", "#B0BEC5", "red", "#B0BEC5", "#B0BEC5"]]}], "label": "Topic 40", "method": "update"}, {"args": [{"marker.color": [["#B0BEC5", "#B0BEC5", "#B0BEC5", "#B0BEC5", "#B0BEC5", "#B0BEC5", "#B0BEC5", "#B0BEC5", "#B0BEC5", "#B0BEC5", "#B0BEC5", "#B0BEC5", "#B0BEC5", "#B0BEC5", "#B0BEC5", "#B0BEC5", "#B0BEC5", "#B0BEC5", "#B0BEC5", "#B0BEC5", "#B0BEC5", "#B0BEC5", "#B0BEC5", "#B0BEC5", "#B0BEC5", "#B0BEC5", "#B0BEC5", "#B0BEC5", "#B0BEC5", "#B0BEC5", "#B0BEC5", "#B0BEC5", "#B0BEC5", "#B0BEC5", "#B0BEC5", "#B0BEC5", "#B0BEC5", "#B0BEC5", "#B0BEC5", "#B0BEC5", "#B0BEC5", "red", "#B0BEC5"]]}], "label": "Topic 41", "method": "update"}, {"args": [{"marker.color": [["#B0BEC5", "#B0BEC5", "#B0BEC5", "#B0BEC5", "#B0BEC5", "#B0BEC5", "#B0BEC5", "#B0BEC5", "#B0BEC5", "#B0BEC5", "#B0BEC5", "#B0BEC5", "#B0BEC5", "#B0BEC5", "#B0BEC5", "#B0BEC5", "#B0BEC5", "#B0BEC5", "#B0BEC5", "#B0BEC5", "#B0BEC5", "#B0BEC5", "#B0BEC5", "#B0BEC5", "#B0BEC5", "#B0BEC5", "#B0BEC5", "#B0BEC5", "#B0BEC5", "#B0BEC5", "#B0BEC5", "#B0BEC5", "#B0BEC5", "#B0BEC5", "#B0BEC5", "#B0BEC5", "#B0BEC5", "#B0BEC5", "#B0BEC5", "#B0BEC5", "#B0BEC5", "#B0BEC5", "red"]]}], "label": "Topic 42", "method": "update"}]}], "title": {"font": {"color": "Black", "size": 22}, "text": "<b>Intertopic Distance Map</b>", "x": 0.5, "xanchor": "center", "y": 0.95, "yanchor": "top"}, "width": 650, "xaxis": {"anchor": "y", "domain": [0, 1], "range": [-15.97, 31.44], "title": {"text": ""}, "visible": false}, "yaxis": {"anchor": "x", "domain": [0, 1], "range": [-0.4672, 21.14], "title": {"text": ""}, "visible": false}}}
